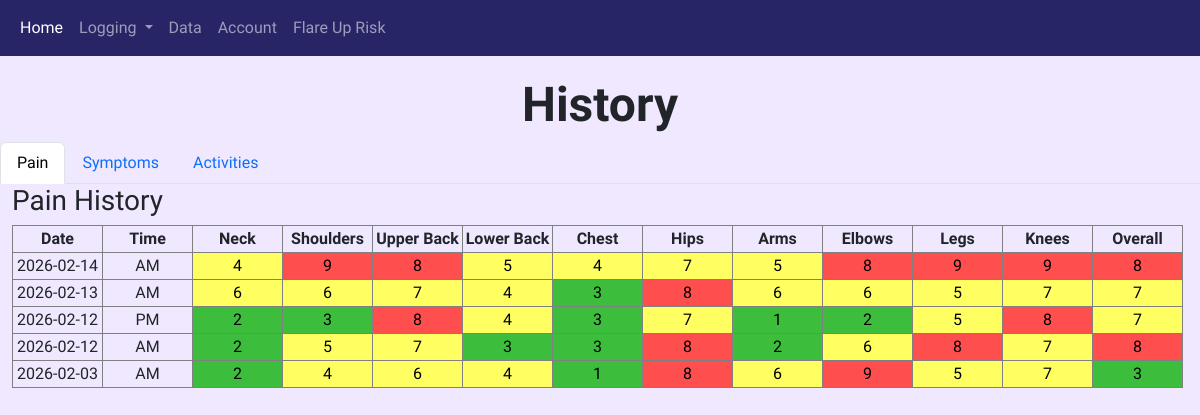
The app's page /history (signed in), older data.
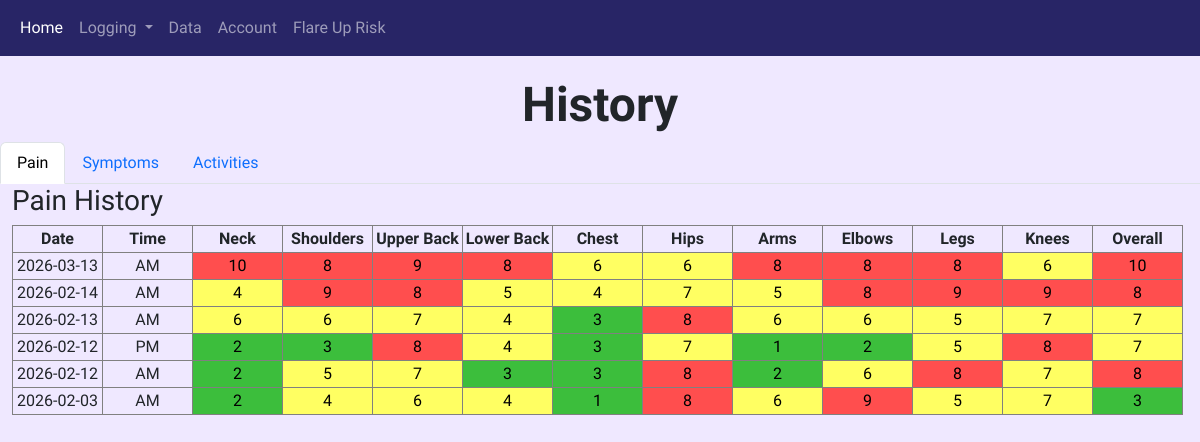
The same page, newer data.
### models.py (models this page shows)
class PainAM(db.Model):
    id: so.Mapped[int] = so.mapped_column(primary_key=True)
    user_id: so.Mapped[int] = so.mapped_column(sa.ForeignKey("user.id"), nullable=False)
    date: so.Mapped[datetime.date] = so.mapped_column(sa.Date, default=datetime.date.today)
    neck: so.Mapped[int] = so.mapped_column(sa.Integer, nullable=False)
    shoulders: so.Mapped[int] = so.mapped_column(sa.Integer, nullable=False)
    upperback: so.Mapped[int] = so.mapped_column(sa.Integer, nullable=False)
    lowerback: so.Mapped[int] = so.mapped_column(sa.Integer, nullable=False)
    chest: so.Mapped[int] = so.mapped_column(sa.Integer, nullable=False)
    hips: so.Mapped[int] = so.mapped_column(sa.Integer, nullable=False)
    arms: so.Mapped[int] = so.mapped_column(sa.Integer, nullable=False)
    elbows: so.Mapped[int] = so.mapped_column(sa.Integer, nullable=False)
    legs: so.Mapped[int] = so.mapped_column(sa.Integer, nullable=False)
    knees: so.Mapped[int] = so.mapped_column(sa.Integer, nullable=False)
    overall: so.Mapped[int] = so.mapped_column(sa.Integer, nullable=False)
    stress: so.Mapped[int] = so.mapped_column(sa.Integer, nullable=False)

class PainPM(db.Model):
    id: so.Mapped[int] = so.mapped_column(primary_key=True)
    user_id: so.Mapped[int] = so.mapped_column(sa.ForeignKey("user.id"), nullable=False)
    date: so.Mapped[datetime.date] = so.mapped_column(sa.Date, default=datetime.date.today)
    neck: so.Mapped[int] = so.mapped_column(sa.Integer, nullable=False)
    shoulders: so.Mapped[int] = so.mapped_column(sa.Integer, nullable=False)
    upperback: so.Mapped[int] = so.mapped_column(sa.Integer, nullable=False)
    lowerback: so.Mapped[int] = so.mapped_column(sa.Integer, nullable=False)
    chest: so.Mapped[int] = so.mapped_column(sa.Integer, nullable=False)
    hips: so.Mapped[int] = so.mapped_column(sa.Integer, nullable=False)
    arms: so.Mapped[int] = so.mapped_column(sa.Integer, nullable=False)
    elbows: so.Mapped[int] = so.mapped_column(sa.Integer, nullable=False)
    legs: so.Mapped[int] = so.mapped_column(sa.Integer, nullable=False)
    knees: so.Mapped[int] = so.mapped_column(sa.Integer, nullable=False)
    overall: so.Mapped[int] = so.mapped_column(sa.Integer, nullable=False)
    stress: so.Mapped[int] = so.mapped_column(sa.Integer, nullable=False)

### routes.py (the view)
@bp.route("/history")
@login_required
def history():
    pain_am_logs = PainAM.query.filter_by(user_id=current_user.id).order_by(PainAM.date.desc()).all()
    pain_pm_logs = PainPM.query.filter_by(user_id=current_user.id).order_by(PainPM.date.desc()).all()
    symptoms_am_logs = SymptomsAM.query.filter_by(user_id=current_user.id).order_by(SymptomsAM.date.desc()).all()
    symptoms_pm_logs = SymptomsPM.query.filter_by(user_id=current_user.id).order_by(SymptomsPM.date.desc()).all()
    activity_logs = Activity.query.filter_by(user_id=current_user.id).order_by(Activity.date.desc()).all()
    combined_pain_logs = []
    for log in pain_am_logs:
        combined_pain_logs.append({
            "date": log.date,
            "time": "AM",
            "neck": log.neck,
            "shoulders": log.shoulders,
            "upperback": log.upperback,
            "lowerback": log.lowerback,
            "chest": log.chest,
            "hips": log.hips,
            "arms": log.arms,
            "elbows": log.elbows,
            "legs": log.legs,
            "knees": log.knees,
            "overall": log.overall
        })
    for log in pain_pm_logs:
        combined_pain_logs.append({
            "date": log.date,
            "time": "PM",
            "neck": log.neck,
            "shoulders": log.shoulders,
            "upperback": log.upperback,
            "lowerback": log.lowerback,
            "chest": log.chest,
            "hips": log.hips,
            "arms": log.arms,
            "elbows": log.elbows,
            "legs": log.legs,
            "knees": log.knees,
            "overall": log.overall
        })
    combined_pain_logs = sorted(combined_pain_logs, key=lambda x: (x["date"], x["time"]), reverse=True)
    combined_symptom_logs = []
    for log in symptoms_am_logs:
        combined_symptom_logs.append({
            "date": log.date,
            "time": "AM",
            "fatigue": log.fatigue,
            "stiffness": log.stiffness,
            "sleepquality": log.sleepquality,
            "fibrofog": log.fibrofog,
            "headache": log.headache,
            "ibs": log.ibs,
            "dizziness": log.dizziness,
            "bodytemp": log.bodytemp,
            "paraesthesia": log.paraesthesia,
            "allodynia": log.allodynia,
            "lightsens": log.lightsens,
            "depression": log.depression,
            "anxiety": log.anxiety
        })
    for log in symptoms_pm_logs:
        combined_symptom_logs.append({
            "date": log.date,
            "time": "PM",
            "fatigue": log.fatigue,
            "stiffness": log.stiffness,
            "fibrofog": log.fibrofog,
            "headache": log.headache,
            "ibs": log.ibs,
            "dizziness": log.dizziness,
            "bodytemp": log.bodytemp,
            "paraesthesia": log.paraesthesia,
            "allodynia": log.allodynia,
            "lightsens": log.lightsens,
            "depression": log.depression,
            "anxiety": log.anxiety
        })
    combined_symptom_logs = sorted(combined_symptom_logs, key=lambda x: (x["date"], x["time"]), reverse=True)
    activity_display_logs = []
    for log in activity_logs:
        activity_display_logs.append({
            "date": log.date,
            "shower": log.shower,
            "cooking": log.cooking,
            "laundry": log.laundry,
            "vacuuming": log.vacuuming,
            "cleaning": log.cleaning,
            "groceries": log.groceries,
            "walking": log.walking,
            "driving": log.driving,
            "exercise": log.exercise,
            "studying": log.studying,
            "resting": log.resting,
            "socialising": log.socialising,
            "outing": log.outing
        })
    return render_template(
        "history.html",combined_pain_logs=combined_pain_logs,combined_symptom_logs=combined_symptom_logs,activity_display_logs=activity_display_logs)

### routes.py (called while the page is built)
@login_manager.user_loader
def load_user(user_id: str):
    return User.query.get(int(user_id))

### templates/history.html (shortened to what this page needs)
{% extends "base.html" %}
{% block body %}
<div class="row">
    <h1 class="title">History</h1>
</div>
<div class="row">
    <ul class="nav nav-tabs" id="historyTabs" role="tablist">
        <li class="nav-item" role="presentation">
            <button class="nav-link active" id="pain-tab" data-bs-toggle="tab" data-bs-target="#pain" type="button" role="tab">
            Pain
            </button>
        </li>
        <li class="nav-item" role="presentation">
            <button class="nav-link" id="symptoms-tab" data-bs-toggle="tab" data-bs-target="#symptoms" type="button" role="tab">
            Symptoms
            </button>
        </li>
        <li class="nav-item" role="presentation">
            <button class="nav-link" id="activities-tab" data-bs-toggle="tab" data-bs-target="#activities" type="button" role="tab">
            Activities
            </button>
        </li>
    </ul>
</div>
<div class="tab-content" id="historyTabsContent">
  <div class="tab-pane fade show active" id="pain" role="tabpanel">
    <h3>Pain History</h3>
    <table class="historytable">
        <tr>
            <th>Date</th>
            <th>Time</th>
            <th>Neck</th>
            <th>Shoulders</th>
            <th>Upper Back</th>
            <th>Lower Back</th>
            <th>Chest</th>
            <th>Hips</th>
            <th>Arms</th>
            <th>Elbows</th>
            <th>Legs</th>
            <th>Knees</th>
            <th>Overall</th>
        </tr>
        {% for log in combined_pain_logs %}
        <tr>
            <td>{{ log.date }}</td>
            <td>{{ log.time }}</td>
            <td class="pain-cell level-{{ log.neck }}">{{ log.neck }}</td>
            <td class="pain-cell level-{{ log.shoulders }}">{{ log.shoulders }}</td>
            <td class="pain-cell level-{{ log.upperback }}">{{ log.upperback }}</td>
            <td class="pain-cell level-{{ log.lowerback }}">{{ log.lowerback }}</td>
            <td class="pain-cell level-{{ log.chest }}">{{ log.chest }}</td>
            <td class="pain-cell level-{{ log.hips }}">{{ log.hips }}</td>
            <td class="pain-cell level-{{ log.arms }}">{{ log.arms }}</td>
            <td class="pain-cell level-{{ log.elbows }}">{{ log.elbows }}</td>
            <td class="pain-cell level-{{ log.legs }}">{{ log.legs }}</td>
            <td class="pain-cell level-{{ log.knees }}">{{ log.knees }}</td>
            <td class="pain-cell level-{{ log.overall }}">{{ log.overall }}</td>
        </tr>
        {% endfor %}
    </table>
  </div>
</div>
{% endblock %}

### templates/base.html (shortened to what this page needs)
<!DOCTYPE html>
<html lang="en">
<head>
    <link href="{{ url_for('static', filename='css/bootstrap.min.css') }}" rel="stylesheet">
    <link href="{{ url_for('static', filename='css/style.css') }}" rel="stylesheet">
</head>
<body>
    <nav class="navbar navbar-expand-lg" style="background-color: #282566;" data-bs-theme="dark">
        <div class="container-fluid">
            <div class="collapse navbar-collapse" id="mainNavbar">
                <ul class="navbar-nav me-auto mb-2 mb-lg-0">
                    <li class="nav-item">
                        <a href="/" class="nav-link active">Home</a>
                    </li>
                    <li class="nav-item dropdown">
                        <a class="nav-link dropdown-toggle" href="#" role="button" data-bs-toggle="dropdown">
                            Logging
                        </a>
                    </li>
                    <li class="nav-item">
                        <a href="{{ url_for('routes.history') }}" class="nav-link">Data</a>
                    </li>
                    <li class="nav-item">
                        <a href="{{ url_for('routes.login') }}" class="nav-link">Account</a>
                    </li>
                    <li class="nav-item">
                        <a href="{{ url_for('routes.flarerisk') }}" class="nav-link">Flare Up Risk</a>
                    </li>
                </ul>
            </div>
        </div>
    </nav>
    <div class="container-fluid no-padding-container">
        {% block body %} {% endblock %}
    </div>
</body>
</html>

### static/css/style.css (style rules this page uses)
.title, .subtitle, .subheading, .historytitle { text-align: center; padding-top: 20px; }
.title { font-weight: 700; font-size: 48px; }
body { background-color: #efe8ff; font-family: "Lexend", sans-serif !important; }
.historytable th, .historytable td { border: 1px solid grey; width: 90px; text-align: center; }
.pain-cell { color: #000; }
.level-0, .level-1, .level-2, .level-3 { background-color: rgb(60, 190, 60); }
.level-4, .level-5, .level-6, .level-7 { background-color: rgb(255, 255, 98); }
.level-8, .level-9, .level-10 { background-color: rgb(255, 78, 78); }
.level-1, .level-2, .level-3 { background-color: rgb(60, 190, 60); }

Row changes from the older to the newer data that the page shows:
added PainAM: date "2026-03-13"
Text that changed along with them:
new list line: "AM 10 8 9 8 6 6 8 8 8 6 10"
